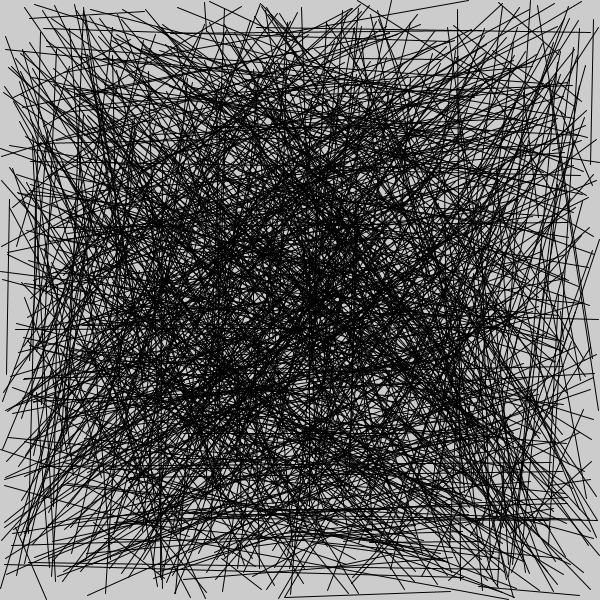
Frame 1 (no input)
Frame 60 (the mouse pressed at the canvas centre just before this capture): identical to frame 1, image omitted
Frame 120 (the mouse held since frame 60 and released just before this capture): identical to frame 1, image omitted

The Processing sketch that drew this single still picture (run headless with seeded random() and noise(); from frame 60 on, the mouse is pressed at the canvas centre):

// Processing sketch: sketch_190925d
// ── sketch_190925d.pde
//ten thousand lines about 10 inches
// (25 cm) long, covering the walll evenly.


void setup() {
size(600,600);

// count from 0 to 1000
for(int i=0; i< 1000; i++) {
 line(random(width), random(height), random(width), random (height)); 
  
}

   
}

void draw () {
  
}
